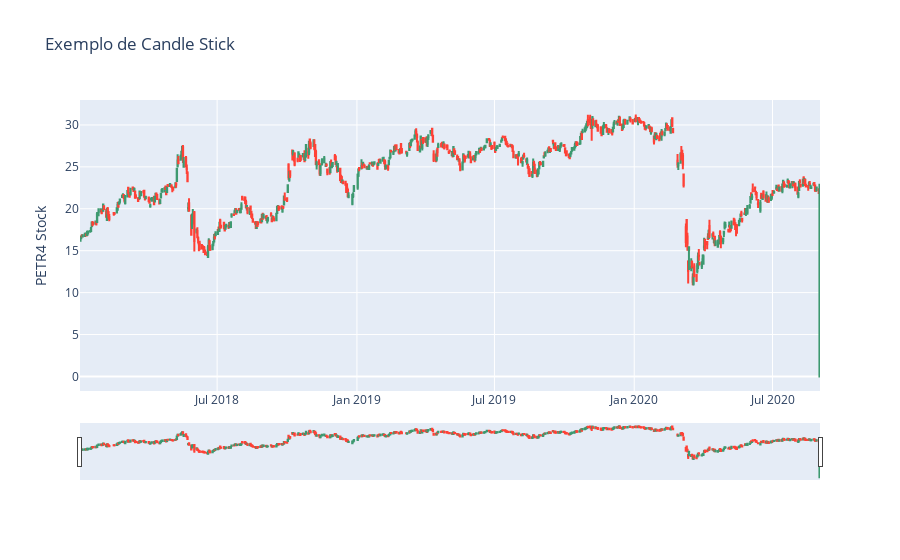

Source (notebook cell):
### Code cell
fig = go.Figure(data=[go.Candlestick(x=datas,
                open=open,high=high,low=low,close=close)])
fig.update_layout(title='Exemplo de Candle Stick',yaxis_title='PETR4 Stock')
fig.show()

### Figure 1 — Plotly figure (JSON) as saved in the notebook; plotly's stock layout.template omitted (floating-point values rounded to 4 significant figures; data arrays with more than 128 entries replaced by an {"elided": "..."} marker saying what was removed)
{"data": [{"close": {"elided": "659 float values"}, "high": {"elided": "659 float values"}, "low": {"elided": "659 float values"}, "open": {"elided": "659 float values"}, "type": "candlestick", "x": {"elided": "659 str values"}}], "layout": {"title": {"text": "Exemplo de Candle Stick"}, "yaxis": {"title": {"text": "PETR4 Stock"}}}}
